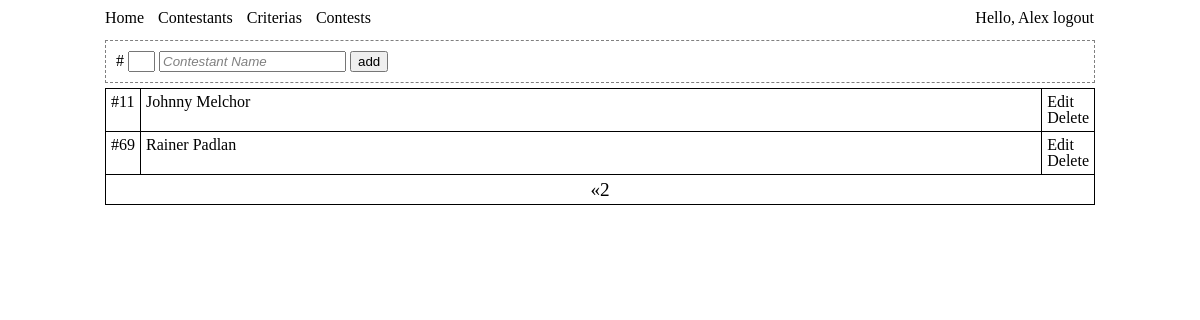
Page /manager/contestant.php?5=1 (signed in) on the committed database.
### tables this page shows
CREATE TABLE IF NOT EXISTS `contestants` (
  `id` int(100) NOT NULL AUTO_INCREMENT,
  `number` int(100) NOT NULL,
  `name` varchar(100) NOT NULL,
  PRIMARY KEY (`id`),
  UNIQUE KEY `name` (`name`)
);

### manager/header.php (called while the page is built, shortened)
<?php
include '../crowd/mysql.php';
include '../crowd/form.php';
include '../crowd/page.php';
$form = array();
?>

### manager/contestant_.php (called while the page is built, shortened)
<?php
$id_value = '';
$name_value = 'Contestant Name';
$num_value = '';
$do_value = 'add';
$input_class = 'blur_input';
$pagi = new Page(null,'contestants',5);
$contestant = new form('contestant','post');
$form['start'] = $contestant->start();
$form['num'] = $contestant->cid(null,'short')->text('num',post('num',$num_value));
$form['name'] = $contestant->cid(null,"$input_class")->text('name', post('name',$name_value));
$form['id'] = $contestant->hidden('id', post('blah',$id_value));
$form['go'] = $contestant->submit('do',post('blah',$do_value));
$form['stop'] = $contestant->stop();
?>

### manager/contestant.php (the view, shortened to what this page needs)
<?php
include 'header.php';
include 'contestant_.php';
?>
<!DOCTYPE html PUBLIC "-//W3C//DTD HTML 3.2//EN">
<html>
  <head>
  </head>
  <body>
  <div id='wrap'>
  <div id='menu'><?php include 'includes/menu.php'; ?></div>
	<div id='form'>
<?php
echo <<<FORM
$form[start]
# $form[num]
$form[id]
$form[name]
$form[go]
$form[stop]
FORM;
?>
	</div>
	<div id='list'>
	<table>
	<tbody>
<?php
	while($i = mysql_fetch_assoc($pagi->get['resource'])){
echo <<<FORM
<tr>
<td>#$i[number]</td>
<td class='spread'>$i[name]</td>
<td>
<a href='?do=edit&id=$i[id]'>Edit</a>
<a href='?do=delete&id=$i[id]'>Delete</a>
</td></tr>
FORM;
	}
?>
<?php
	echo "<tfoot><td colspan='3'>". $pagi->prev_btn() ."". $pagi->curr_btn() ."". $pagi->next_btn() ."</td></tfoot>";
?>
	</tbody>
	</table>
	</div>
	</div>
  </body>
</html>

### manager/assets/global.css (style rules this page uses)
#wrap { width: 990px; margin: auto; }
#menu { margin-top: 10px; }
table { margin: 5px 0px; }
table td { padding: 5px; border: solid 1px black; }
table tfoot { text-align: center; font-size: 1.2em; }
#form { padding: 10px; margin: 5px 0px; border: dashed 1px gray; }
a { color: inherit; text-decoration: none; }
.spread { width: 100%; }

### rows in the picture
contestants: number "11", name "Johnny Melchor"
contestants: number "69", name "Rainer Padlan"

### other values in the picture
$_SESSION['user'] "Alex"
$label "«"
$this->get['curr']+1 "2"
